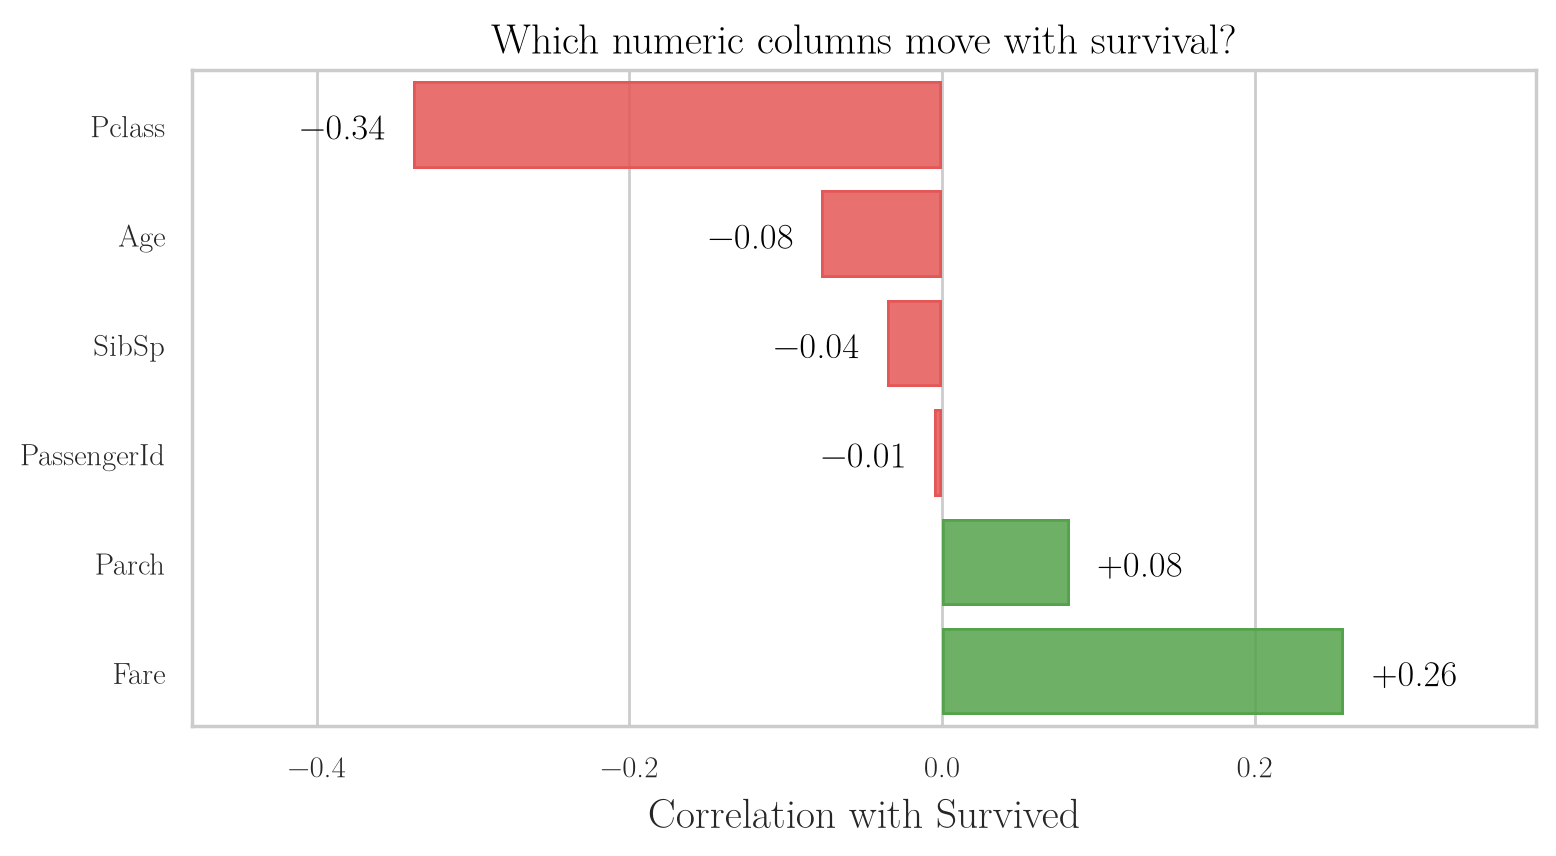

Reproduce this figure in Python.
"""Titanic: correlation of each numeric column with Survived (df.corr(numeric_only=True))."""
from pathlib import Path
import pandas as pd
import seaborn as sns
import seaborn.objects as so

here = Path(__file__).parent
df = pd.read_csv(here.parent / "data" / "titanic_train.csv")
r = df.corr(numeric_only=True)["Survived"].drop("Survived").sort_values()
d = r.rename_axis("column").reset_index(name="r")
d["sign"] = d["r"].map(lambda v: "positive" if v > 0 else "negative")
d["label"] = d["r"].map(lambda v: f"{v:+.2f}".replace("-", "\u2212"))
d["lx"] = d["r"] + d["r"].map(lambda v: 0.045 if v > 0 else -0.045)
plot = (
    so.Plot(d, x="r", y="column", color="sign")
    .add(so.Bar(alpha=0.85), legend=False)
    .add(so.Text(fontsize=13, color="black"), x="lx", text="label")
    .scale(color={"positive": "#54A24B", "negative": "#E45756"},
           x=so.Continuous().tick(at=[-0.4, -0.2, 0, 0.2, 0.4]))
    .limit(x=(-0.48, 0.38))
    .label(x="Correlation with Survived", y="", title="Which numeric columns move with survival?")
    .layout(size=(8, 4.5))
    .theme({**sns.axes_style("whitegrid"), "font.family": "Latin Modern Roman", "font.size": 14,
            "axes.titlesize": 15, "axes.labelsize": 15})
)
plot.save(here / "corr_survived.png", dpi=200, bbox_inches="tight")
plot.save(here / "corr_survived.pdf", bbox_inches="tight")
